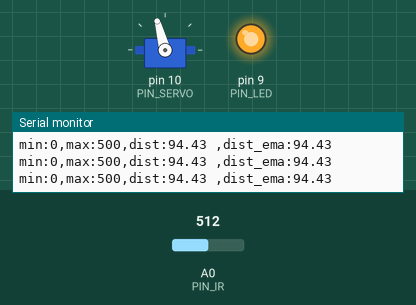
Recording of a sketch running on a simulated Arduino Uno, built with avr-gcc and run on an emulated ATmega328P. Shown: servo, output pins drawn as LEDs (lit = HIGH), the last lines printed to the serial monitor. The inputs (shaded band) are chosen by the test bench; at power-on: A0 (PIN_IR) = 512.

Above: at 1.2 s.
1.3 s: A0 (PIN_IR) set to 317
2.8 s: A0 (PIN_IR) set to 294
At 3.1 s:
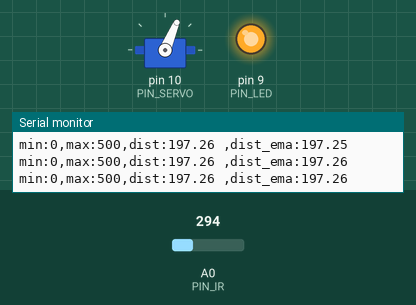
4.3 s: A0 (PIN_IR) set to 511
At 5.5 s:
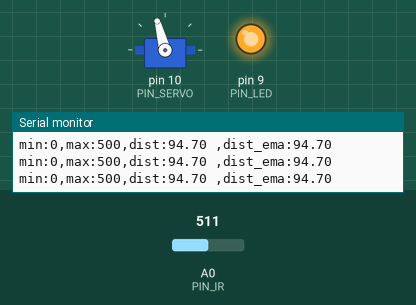
5.8 s: A0 (PIN_IR) set to 306
At 7.1 s:
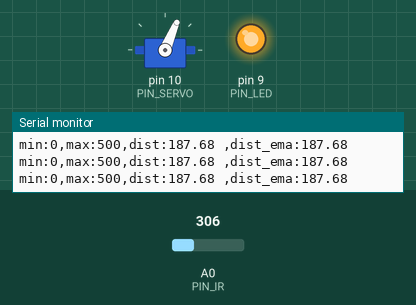
Timing chart, 0 to 8.4 s (numbered marks = the images above; inputs shaded):
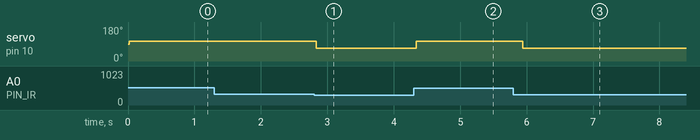

The sketch:

21_bbc_20203157.ino
```cpp
#include <Servo.h>

// Arduino pin assignment
#define PIN_SERVO 10
#define PIN_IR A0
#define PIN_LED 9

#define _DIST_ALPHA 0.5

// global variables
float dist_raw, dist_ema, alpha;

Servo myservo;

void setup() {
// initialize GPIO pins
  myservo.attach(PIN_SERVO);

  pinMode(PIN_LED,OUTPUT);
  digitalWrite(PIN_LED, 1);

  alpha = _DIST_ALPHA;
  dist_raw = 0.0;

// initialize serial port
  Serial.begin(115200);
}

void loop() {
  dist_raw = ir_distance();
  dist_ema = (alpha)*dist_raw + (1-alpha)*(dist_ema);

  delay(20);

  if (dist_ema >= 185) {
    myservo.writeMicroseconds(1230);
  } else {
    myservo.writeMicroseconds(1630);
  }

  Serial.print("min:0,max:500,dist:");
  Serial.print(dist_raw);
  Serial.print(" ,dist_ema:");
  Serial.println(dist_ema);
}

float ir_distance(void){ // return value unit: mm
  float val;
  float volt = float(analogRead(PIN_IR));
  val = ((6762.0/(volt-9.0))-4.0) * 10.0;
  return val;
}
```

Measured:
- the behaviour switches between 310 and 309 on A0 (PIN_IR) (found by bisection; images 0 and 1)
- after the input at 2.8 s, servo on pin 10 (PIN_SERVO): 105° → 67° at once
- after the input at 4.3 s, servo on pin 10 (PIN_SERVO): 67° → 105° at once
- after the input at 5.8 s, servo on pin 10 (PIN_SERVO): 105° → 67° after 0.14 s
